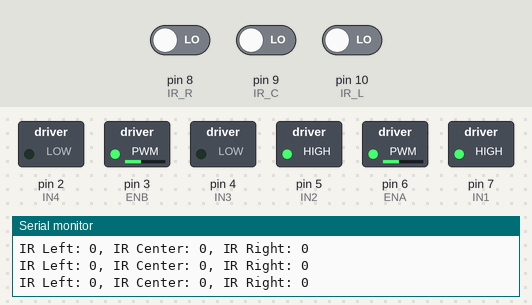
The sketch below on a simulated Arduino Uno, built with avr-gcc and run on an emulated ATmega328P. On the bench: switched loads named in the sketch (green lamp = pin HIGH), the last lines printed to the serial monitor. Inputs (shaded band) come from the test bench; at power-on: pin 10 (IR_L) LOW, pin 8 (IR_R) LOW, pin 9 (IR_C) LOW.

Above: at 1.2 s.
1.3 s: pin 10 (IR_L) driven HIGH
At 1.8 s:
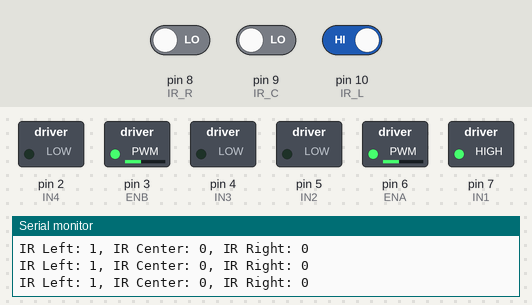
2.8 s: pin 8 (IR_R) driven HIGH
At 4.0 s:
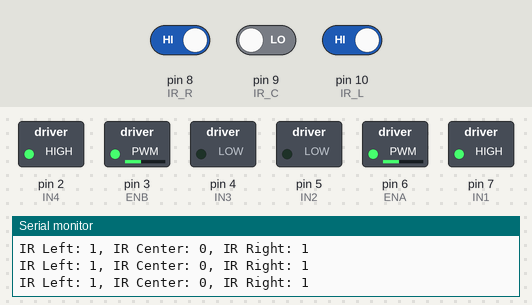
4.3 s: pin 10 (IR_L) driven LOW
At 5.4 s:
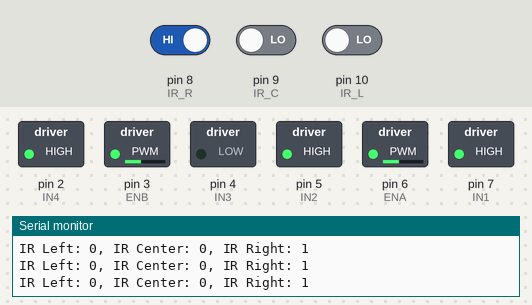
5.8 s: pin 9 (IR_C) driven HIGH
At 6.6 s:
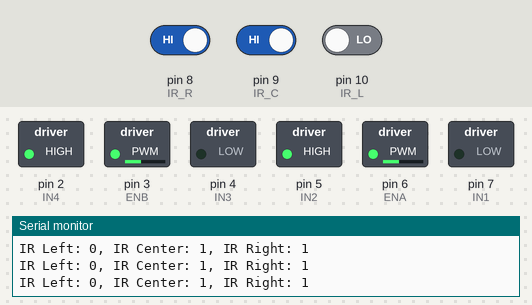
7.3 s: pin 9 (IR_C) driven LOW
At 7.7 s:
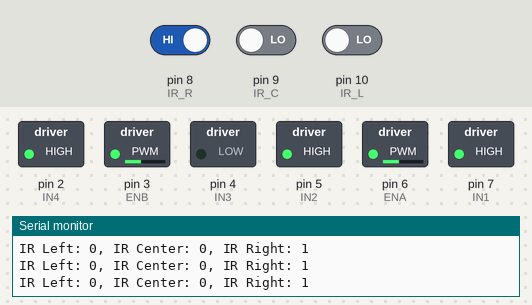
10.3 s: pin 8 (IR_R) driven LOW
At 11.3 s:
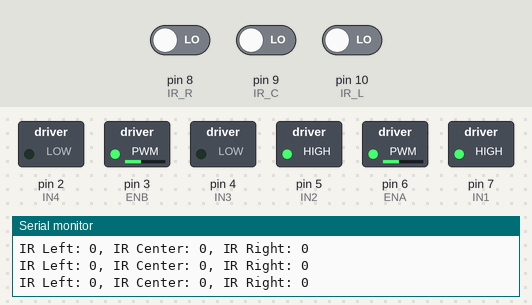
Timing chart, 0 to 13.3 s (numbered marks = the images above; inputs shaded):
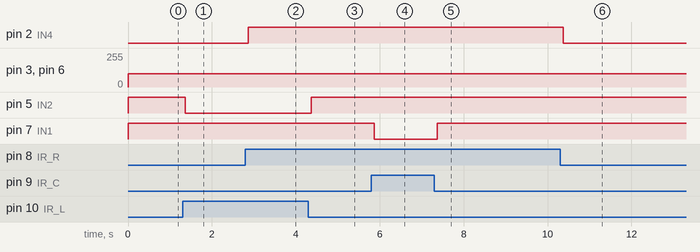

The sketch:

04_Line_Following.ino
```cpp
// Motors
#define ENA 6
#define IN1 7
#define IN2 5
#define IN3 4
#define IN4 2
#define ENB 3

// IR Sensors
#define IR_L 10
#define IR_C 9
#define IR_R 8

// Ultrasonic Sensor
#define Trigger 11
#define Echo 12

int speed = 100; // 0~255

void forwardLeftMotors()
{
  digitalWrite(IN1,HIGH);
  digitalWrite(IN2,LOW);
  analogWrite(ENA, speed);
}

void backwardLeftMotors()
{
  digitalWrite(IN1,LOW);
  digitalWrite(IN2,HIGH);
  analogWrite(ENA, speed);
}

void stopLeftMotors()
{
  digitalWrite(IN1,HIGH);
  digitalWrite(IN2,HIGH);
  analogWrite(ENA, speed);
}

void forwardRightMotors()
{
  digitalWrite(IN3,LOW);
  digitalWrite(IN4,HIGH);
  analogWrite(ENB, speed);
}

void backwardRightMotors()
{
  digitalWrite(IN3,HIGH);
  digitalWrite(IN4,LOW);
  analogWrite(ENB, speed);
}

void stopRightMotors()
{
  digitalWrite(IN3,LOW);
  digitalWrite(IN4,LOW);
  analogWrite(ENB, speed);
}

void turnRight()
{
  forwardLeftMotors();
  stopRightMotors();
}

void turnRightQuickly()
{
  forwardLeftMotors();
  backwardRightMotors();
}

void turnLeft()
{
  backwardLeftMotors();
  stopLeftMotors();
}

void turnLeftQuickly()
{
  backwardLeftMotors();
  forwardRightMotors();
}

void goStraight()
{
  forwardLeftMotors();
  forwardRightMotors();
}

void stop()
{
  stopLeftMotors();
  stopRightMotors();
}

void setup() {
  // Serial
  Serial.begin(9600);
  Serial.println("Hello, My Car!");

  // Motor
  pinMode(IN1, OUTPUT);
  pinMode(IN2, OUTPUT);
  pinMode(IN3, OUTPUT);
  pinMode(IN4, OUTPUT);

  // IR Sensor
  pinMode(IR_L, INPUT);
  pinMode(IR_C, INPUT);
  pinMode(IR_R, INPUT);

  // Ultrasonic Sensor
  pinMode(Trigger, OUTPUT);
  pinMode(Echo, INPUT);
}

//void loop() { stop(); }
void loop() {
  int L = digitalRead(IR_L);
  int C = digitalRead(IR_C);
  int R = digitalRead(IR_R);
  Serial.print("IR Left: ");  Serial.print(L);
  Serial.print(", IR Center: ");  Serial.print(C);
  Serial.print(", IR Right: ");  Serial.println(R);

  // 101: go forward
  // 011: turn left quick
  // 001: turn left
  // 110: turn right quick
  // 100: turn right
  // 000: stop

  // 101: go forward
  if      (L == 1 && C == 0 && R == 1) return goStraight();
  else if (L == 0 && C == 1 && R == 1) return turnLeftQuickly();
  else if (L == 0 && C == 0 && R == 1) return turnLeft();
  else if (L == 1 && C == 1 && R == 0) return turnRightQuickly();
  else if (L == 1 && C == 0 && R == 0) return turnRight();
  else if (L == 0 && C == 0 && R == 0) return stop();
}
```

Measured:
- after the input at 1.3 s, pin 5 (IN2): HIGH → LOW after 0.07 s
- after the input at 2.8 s, pin 2 (IN4): LOW → HIGH after 0.07 s
- after the input at 4.3 s, pin 5 (IN2): LOW → HIGH after 0.07 s
- after the input at 5.8 s, pin 7 (IN1): HIGH → LOW after 0.07 s
- after the input at 7.3 s, pin 7 (IN1): LOW → HIGH after 0.07 s
- after the input at 10.3 s, pin 2 (IN4): HIGH → LOW after 0.07 s
